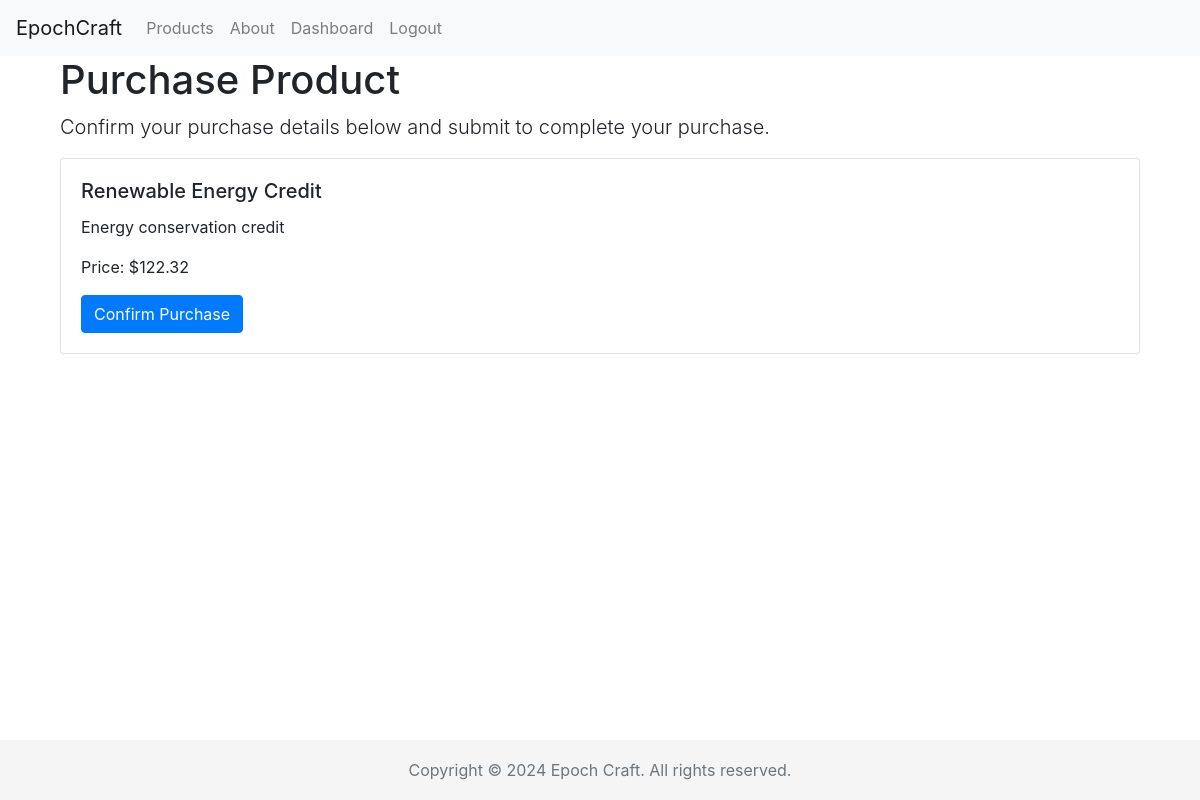
The app's page /products/purchase/531/ (signed in) with its own data.
### cc_shop/models.py (models this page shows, shortened)
class Product(models.Model):
    description = models.TextField()
    country = models.ForeignKey(Country, on_delete=models.CASCADE, related_name='products')
    description = models.TextField()
    price = models.DecimalField(max_digits=10, decimal_places=2)
    type = models.CharField(max_length=50)  # Types could be like "Renewable Energy Credit", "Carbon Offset", etc.

### cc_shop/views.py (the view)
# urls.py: path('products/purchase/<int:product_id>/', views.purchase_product, name='purchase_product'),
@login_required
def purchase_product(request, product_id):
    product = get_object_or_404(Product, id=product_id)
    return render(request, 'purchase_product.html', {'product': product})

### cc_shop/templates/purchase_product.html (shortened to what this page needs)
{% extends 'base.html' %}
{% block content %}
<div class="container">
    <h1>Purchase Product</h1>
    <p class="lead">Confirm your purchase details below and submit to complete your purchase.</p>
    <div class="card">
        <div class="card-body">
            <h5 class="card-title">{{ product.type }}</h5>
            <p class="card-text">{{ product.description }}</p>
            <p class="card-text">Price: ${{ product.price }}</p>
            <form method="post" action="{% url 'complete_purchase' product.id %}">
                <button type="submit" class="btn btn-primary">Confirm Purchase</button>
            </form>
        </div>
    </div>
</div>
{% endblock %}

### cc_shop/templates/base.html (style rules this page uses)
html { position: relative; min-height: 100%; }
body { margin-bottom: 60px; }

### records on screen
Product: type "Renewable Energy Credit", description "Energy conservation credit", price "122.32"
